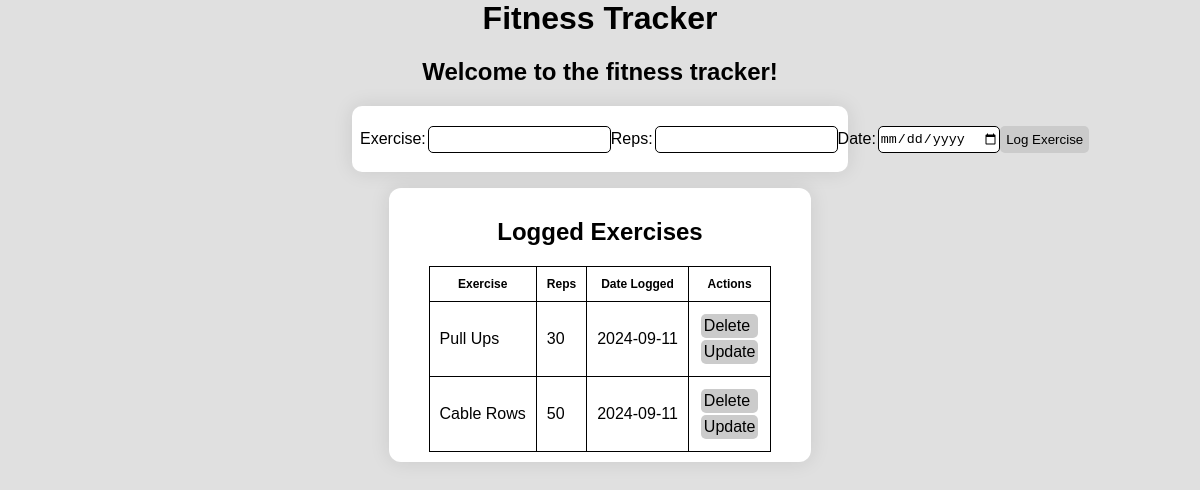
The page /tracker (signed in) on the database its author committed.
### app.py (models this page shows, shortened)
class Exercises(db.Model):
    logID = db.Column(db.Integer, primary_key=True)
    name = db.Column(db.String(100), nullable=False)
    reps = db.Column(db.Integer, nullable=False)
    date = db.Column(db.DateTime, nullable=False)
    userID = db.Column(db.Integer, foreign_key=True)

### app.py (the view)
@app.route('/tracker', methods=['POST', 'GET'])
def index():
    if request.method == 'POST':
        exercise_name = request.form['name']
        exercise_reps = request.form['reps']
        unextracted_date = request.form['date']
        if(len(unextracted_date) > 1):
            exercise_date = datetime.strptime(unextracted_date, '%Y-%m-%d')
            new_exercise = Exercises(name=exercise_name, reps=exercise_reps, date=exercise_date, userID = session["userID"])
        else:
            new_exercise = Exercises(name=exercise_name, reps=exercise_reps, date=datetime.today(), userID = session["userID"])
        if not (exercise_name and exercise_reps):
            return render_template('index.html', message="All fields are required.")
        try:
            db.session.add(new_exercise)
            db.session.commit()
            return redirect('/tracker')
        except:
            return "There was an issue adding your exercise"
    else:
        exercises = Exercises.query.filter(Exercises.userID == session["userID"]).order_by(Exercises.date).all()
        return render_template('index.html', exercises=exercises)

### templates/index.html (shortened to what this page needs)
{% extends 'base.html' %}
{% block body %}
<h1>Fitness Tracker</h1>
<h2>Welcome to the fitness tracker!</h2>
<form class="input-container" action="/tracker" method="POST">
    <div>
        <p>Exercise: </p>
        <input type="text" name="name" id="name">
    </div>
    <div>
        <p>Reps: </p>
        <input type="number" name="reps" id="reps">
    </div>
    <div>
        <p>Date: </p>
        <input type="date" onfocus="this.showPicker()" name="date" id="date">
    </div>
    <div>
        <input type="submit" class="log-button" value="Log Exercise" />
    </div>
</form>
<div class="name">
    <h2>Logged Exercises</h2>
    {% if exercises|length < 1 %}
    <h4 style="text-align: center">There are no exercises. Create one above.</h4>
    {% else %}
    <table>
        <tr>
            <th>Exercise</th>
            <th>Reps</th>
            <th>Date Logged</th>
            <th>Actions</th>
        </tr>
        {% for exercise in exercises %}
        <tr>
            <td>{{ exercise.name }}</td>
            <td>{{ exercise.reps }}</td>
            <td>{{ exercise.date.date() }}</td>
            <td>
                <div class="a-wrapper">
                    <a href="/delete/{{exercise.logID}}">Delete</a>
                </div>
                <div class="a-wrapper">
                    <a href="/update/{{exercise.logID}}">Update</a>
                </div>
            </td>
        </tr>
        {% endfor %}
    </table>
    {% endif %}
</div>
    {% endblock %}

### static/css/style.css (style rules this page uses)
body { font-family: 'GT Haptik Medium', sans-serif; height: 100%; margin: 0; padding: 0; text-align: center; background-color: #e0e0e0; }
form { width: 40%; display: inline-flex; border: black 1px solid; padding: 8px; align-items: center; justify-content: space-between; border-radius: 10px; border: none; background-color: white; box-shadow: 0 0 20px 0px rgba(0,0,0,0.1); }
form div input { height: 2em; border-radius: 5px; border: 1px solid black; }
form div { display:inline-flex; align-items:center; }
form div p { padding-right: 2px; }
.log-button { background-color: #cbcbcb; border: none; transition: ease-in 0.15s; font-family: 'GT Haptik Medium', sans-serif; border-radius: 5px; }
table, th, td { border: 1px solid; }
table { margin-top: 1vh; border-collapse: collapse; margin-right: auto; margin-left: auto; background-color: white; }
th, td { padding: 10px; }
th { font-size: 1vw; }
.name { width: fit-content; background-color: white; border-radius: 1vw; margin-left: auto; margin-right: auto; padding: 10px 40px; box-shadow: 0 0 20px 0px rgba(0,0,0,0.1); }
.a-wrapper { margin: 2px; padding: 3px; background-color: #cbcbcb; border-radius: 5px; transition: ease-in 0.15s; }
.a-wrapper a { text-decoration: none; color: black; }

### rows shown on the page
Exercises: name "Pull Ups", reps "30", date "2024-09-11"
Exercises: name "Cable Rows", reps "50", date "2024-09-11"
